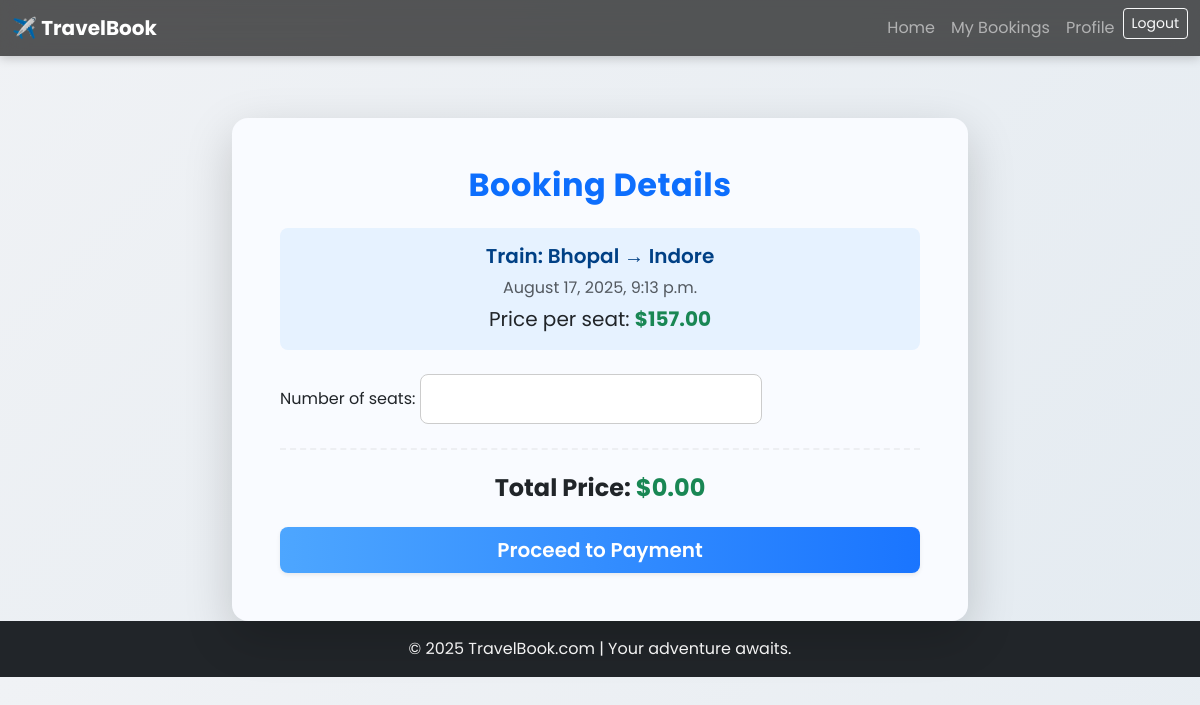
Screenshot of /book/5/ (signed in) with the database file from the repository.
### travel/models.py (models this page shows, shortened)
class TravelOption(models.Model):
    TRAVEL_TYPES = (
        ('Flight', 'Flight'),
        ('Train', 'Train'),
        ('Bus', 'Bus'),
    )
    travel_id = models.AutoField(primary_key=True)
    travel_type = models.CharField(max_length=10, choices=TRAVEL_TYPES)
    source = models.CharField(max_length=100)
    destination = models.CharField(max_length=100)
    date_time = models.DateTimeField()
    price = models.DecimalField(max_digits=10, decimal_places=2)
    available_seats = models.PositiveIntegerField()
    image = models.ImageField(upload_to='travel_images/', blank=True, null=True)

### travel/views.py (the view)
# urls.py: path('book/<int:travel_id>/', views.book_travel, name='book_travel'),
@login_required
def book_travel(request, travel_id):
    travel_option = get_object_or_404(TravelOption, travel_id=travel_id)
    if request.method == 'POST':
        form = BookingForm(request.POST)
        if form.is_valid():
            num_seats = form.cleaned_data['number_of_seats']
            if num_seats > travel_option.available_seats:
                messages.error(request, 'Not enough available seats.')
                return render(request, 'travel/book_travel.html', {'form': form, 'travel_option': travel_option})
            booking = form.save(commit=False)
            booking.user = request.user
            booking.travel_option = travel_option
            booking.total_price = travel_option.price * num_seats
            booking.save()
            client = razorpay.Client(auth=(settings.RAZORPAY_KEY_ID, settings.RAZORPAY_KEY_SECRET))
            amount = int(booking.total_price * 100)
            order_data = {
                "amount": amount,
                "currency": "INR",
                "receipt": f"booking_{booking.booking_id}",
            }
            razorpay_order = client.order.create(data=order_data)
            booking.razorpay_order_id = razorpay_order['id']
            booking.save()
            context = {
                'booking': booking, # This was missing
                'razorpay_order': razorpay_order,
                'razorpay_key_id': settings.RAZORPAY_KEY_ID,
                'amount': amount
            }
            return render(request, 'travel/checkout.html', context)
    else:
        form = BookingForm()
    return render(request, 'travel/book_travel.html', {'form': form, 'travel_option': travel_option})

### travel/forms.py
class BookingForm(forms.ModelForm):
    class Meta:
        model = Booking
        fields = ('number_of_seats',)

### travel/templates/travel/book_travel.html (shortened to what this page needs)
{% extends 'travel/base.html' %}
{% block content %}
<div class="container page-container">
    <div class="row justify-content-center">
        <div class="col-md-10 col-lg-8">
            <div class="card shadow-lg border-0 rounded-4 overflow-hidden" style="background: #f9fbff;">
                <div class="row g-0">
                    <div class="col-12 d-flex flex-column">
                        <div class="card-body p-5">
                            <h2 class="card-title text-center mb-4 fw-bold text-primary">Booking Details</h2>
                            <div class="text-center mb-4 p-3 rounded-3" style="background: #e6f2ff;">
                                <h5 class="fw-semibold">{{ travel_option.travel_type }}: {{ travel_option.source }} → {{ travel_option.destination }}</h5>
                                <p class="text-muted mb-1"> {{ travel_option.date_time|date:"F j, Y, P" }}</p>
                                <p class="fs-5 mb-0">Price per seat:
                                    <span id="price-per-seat" class="fw-bold text-success" data-price="{{ travel_option.price }}">
                                        ${{ travel_option.price }}
                                    </span>
                                </p>
                            </div>
                            <form method="post" class="mt-4">
                                <div class="form-section mb-4">
                                    {{ form.as_p }}
                                </div>
                                <hr class="my-4">
                                <div class="text-center mb-4">
                                    <h4 class="fw-bold text-dark">
                                        Total Price: <span id="total-price" class="fw-bold text-success">$0.00</span>
                                    </h4>
                                </div>
                                <div class="d-grid">
                                    <button type="submit" class="btn btn-primary btn-lg fw-semibold shadow-sm">
                                        Proceed to Payment
                                    </button>
                                </div>
                            </form>
                        </div>
                    </div>
                </div>
            </div>
        </div>
    </div>
</div>
{% endblock %}

### travel/static/css/style.css (style rules this page uses)
body { font-family: 'Poppins', sans-serif; background: linear-gradient(135deg, #f0f2f5, #e4ebf1); color: #333; padding-top: 70px; overflow-x: hidden; }
.page-container { padding-top: 3rem; }

### travel/templates/travel/book_travel.html (style rules this page uses)
.card { transition: transform 0.3s ease, box-shadow 0.3s ease; }
form input, form select, form textarea { background-color: #fff !important; border-radius: 0.5rem; border: 1px solid #ccc; padding: 0.75rem; transition: all 0.2s ease-in-out; }
.btn-primary { background: linear-gradient(90deg, #4da6ff, #1a75ff); border: none; transition: background 0.3s ease, transform 0.2s ease; }
.card-title { letter-spacing: 0.5px; }
.text-center h5 { color: #004085; }
hr { border-top: 2px dashed #ccc; }

### rows the page displays
TravelOption: travel_type "Train", source "Bhopal", destination "Indore", date_time "August 17, 2025, 9:13 p.m.", price "157.00"
